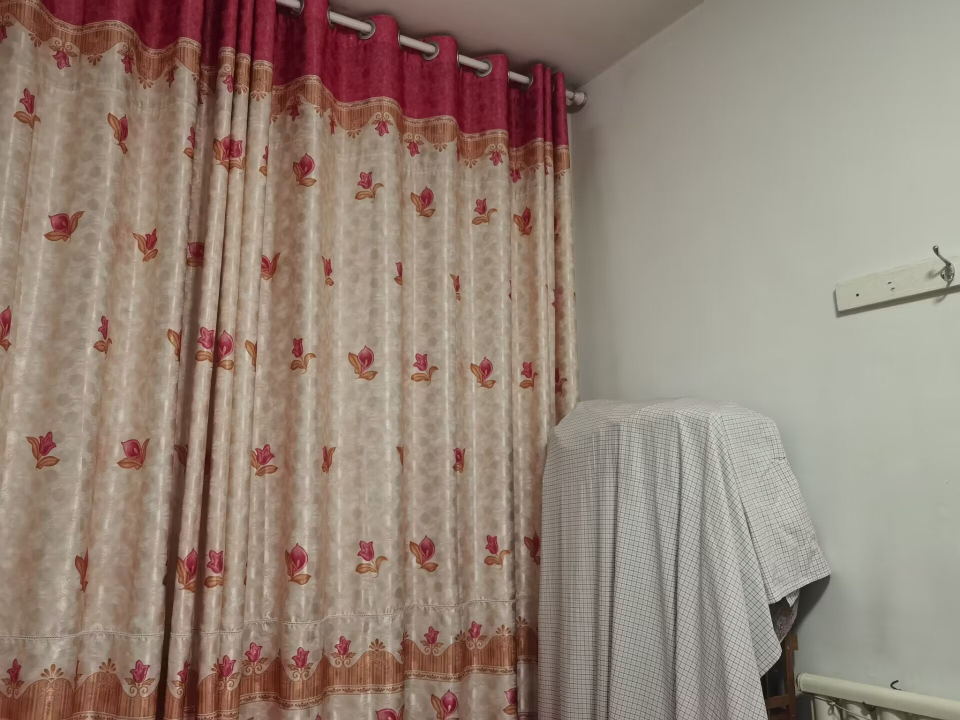
#> input picture C计算机视觉/理论/作业四/exec4/data/1.png, 1920 x 1440 px (shown at 1/2 size)
$ python main.py
#> lines starting #> are read from the running program, lines starting #| are printed output that depends on the picture
### C计算机视觉/理论/作业四/exec4/utils/image_loader.py
import cv2


def load(image1_path='../data/image1.png', image2_path='../data/image2.png'):
    """
    读入两张图片
    :param image1_path: 图1的路径
    :param image2_path: 图2的路径
    :return: 经过pre process的两张图
    """
#> called with image1_path = './data/1.png', image2_path = './data/2.png'
    image1 = cv2.imread(image1_path, cv2.COLOR_BGR2RGB)
#> image1 is the input picture: shape (1440, 1920, 3); mean B, G, R 120, 132.5, 149.7
    image2 = cv2.imread(image2_path, cv2.COLOR_BGR2RGB)
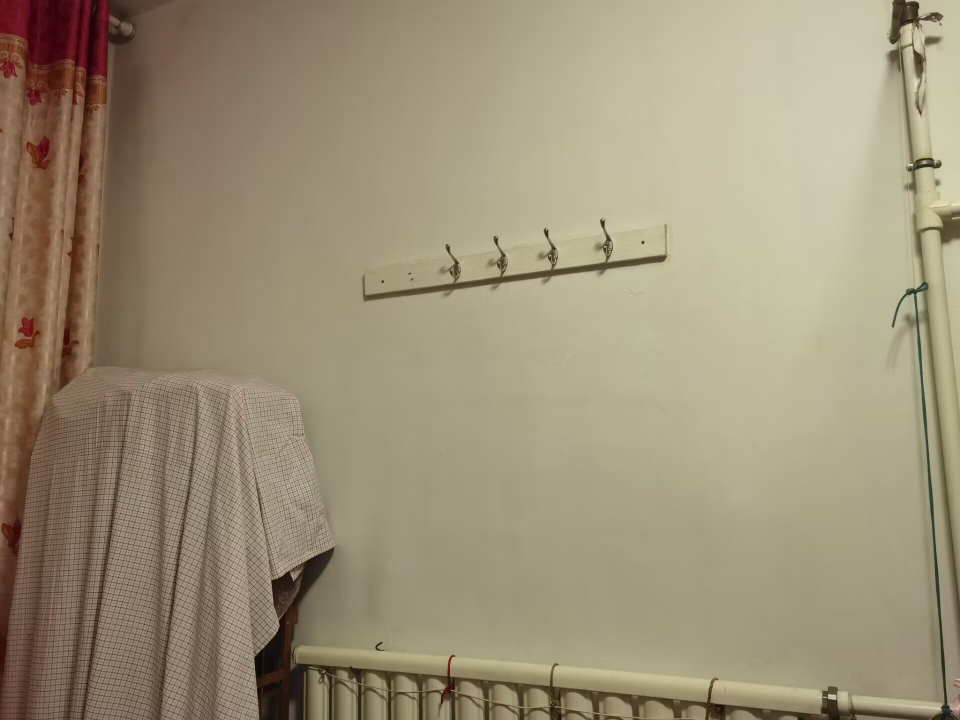
#> input picture C计算机视觉/理论/作业四/exec4/data/2.png, 1920 x 1440 px (shown at 1/2 size)
#> image2 is the input picture: shape (1440, 1920, 3); mean B, G, R 118.8, 144.8, 156.3

    rate = 600 / image1.shape[1]
#> rate = 0.312
    image1 = cv2.resize(image1, (int(rate * image1.shape[1]), int(rate * image1.shape[0])))
#> image1: shape (450, 600, 3)
    image2 = cv2.resize(image2, (image1.shape[1], image1.shape[0]))
#> image2: shape (450, 600, 3)

    top, bottom, left, right = 250, 250, 250, 250
    image1 = cv2.copyMakeBorder(image1, top, bottom, left, right, cv2.BORDER_CONSTANT, value=(0, 0, 0))
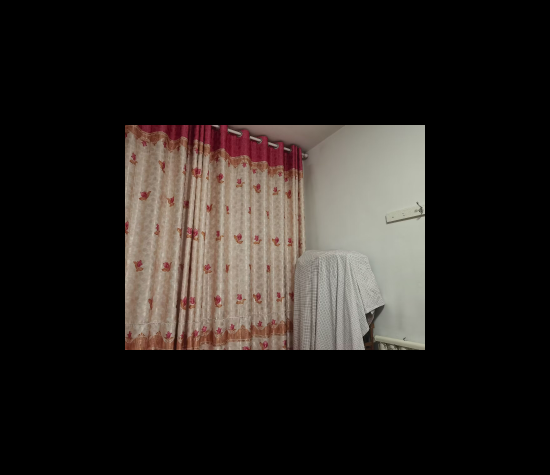
#> image1: shape (950, 1100, 3) (shown at 1/2 size); mean B, G, R 31, 34.2, 38.6
    image2 = cv2.copyMakeBorder(image2, top, bottom, left, right, cv2.BORDER_CONSTANT, value=(0, 0, 0))
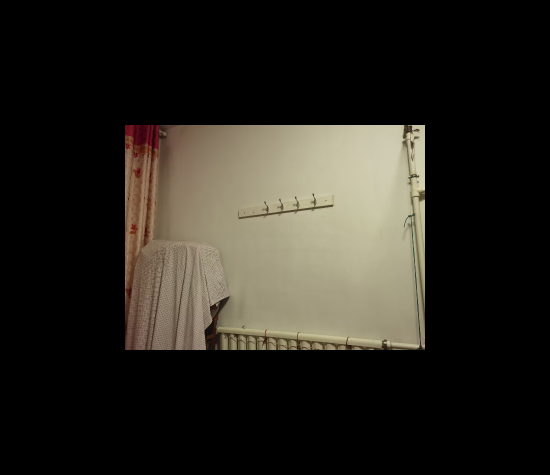
#> image2: shape (950, 1100, 3) (shown at 1/2 size); mean B, G, R 30.7, 37.4, 40.4

    return image1, image2

### C计算机视觉/理论/作业四/exec4/utils/sift_match.py
import cv2
import numpy as np


def sift_match(image1, image2):
    """
    匹配特征点
    :param image1: 图1
    :param image2: 图2
    :return: 特征点组
    """
    sift = cv2.SIFT_create()
    kp1, des1 = sift.detectAndCompute(image1, None)
#> kp1 = 1239 keypoints; strongest (x, y, size): (627, 471, 320.6), (434, 252, 4), (816, 663, 53.5), (847, 436, 5.2)
    kp2, des2 = sift.detectAndCompute(image2, None)
#> kp2 = 498 keypoints; strongest (x, y, size): (622, 452, 315.2), (844, 256, 9.2), (626, 389, 2.3), (840, 261, 17.8)

    FLANN_INDEX_KDTREE = 1
    index = dict(algorithm=FLANN_INDEX_KDTREE, trees=5)
    search = dict(checks=50)
    flann = cv2.FlannBasedMatcher(index, search)
    matches_kp = flann.knnMatch(des1, des2, k=2)
#> matches_kp = 1239 matches

    return kp1, kp2, matches_kp


def get_good_matches(image1, image2, kp1, kp2, matches):
    """
    计算变换矩阵并拼接图像
    :param image1:图1
    :param image2:图2
    :param kp1:图1关键点
    :param kp2:图2关键点
    :param matches: 匹配结果
    :return:图1 配准的图2 匹配结果 拼接图 变换矩阵
    """

    matches_mask = [[0, 0] for _ in range(len(matches))]
    good = []
    for i, (m, n) in enumerate(matches):
        if m.distance < 0.5 * n.distance:
            good.append(m)
            matches_mask[i] = [1, 0]
    draw_params = dict(matchColor=(30, 144, 255),
                       singlePointColor=(255, 97, 0),
                       matchesMask=matches_mask,
                       flags=0)
    image3 = cv2.drawMatchesKnn(image1, kp1, image2, kp2, matches, None, **draw_params)

    MIN_MATCH_COUNT = 10
    if len(good) < MIN_MATCH_COUNT:
        print("Not enough matches are found - {}{}".format(len(good), MIN_MATCH_COUNT))
        return None

    src_pts = np.float32([kp1[m.queryIdx].pt for m in good]).reshape(-1, 1, 2)
    dst_pts = np.float32([kp2[m.trainIdx].pt for m in good]).reshape(-1, 1, 2)
    M, mask = cv2.findHomography(src_pts, dst_pts, cv2.RANSAC, 5.0)
    image2 = cv2.warpPerspective(image2, np.array(M), (image2.shape[1], image2.shape[0]), flags=cv2.WARP_INVERSE_MAP)

    dst = image1.copy()
    for i in range(image2.shape[0]):
        for j in range(image2.shape[1]):
            pix = image2[i, j]
            if pix.any():
                dst[i, j] = pix

    return image1, image2, image3, dst, M

### C计算机视觉/理论/作业四/exec4/utils/blend.py
import cv2
import numpy as np


def blend(src_img, warp_img):
    """
    图像融合
    :param src_img: 图1
    :param warp_img:  图2
    :return:  融合图像
    """

    rows, cols = src_img.shape[:2]
    result = np.zeros([rows, cols, 3], np.uint8)
    left = 0
    right = 0

    # 找到左右重叠区域
    for col in range(0, cols):
        if src_img[:, col].any() and warp_img[:, col].any():
            left = col
            break
    for col in range(cols - 1, 0, -1):
        if src_img[:, col].any() and warp_img[:, col].any():
            right = col
            break

    # 根据权重进行图像融合
    # 根据左右重叠区域进行融合会导致图片中有横向的拼接痕迹
    for row in range(0, rows):
        for col in range(0, cols):
            # src不存在
            if not src_img[row, col].any():
                result[row, col, :] = warp_img[row, col, :]
            # warp_img 不存在
            elif not warp_img[row, col].any():
                result[row, col, :] = src_img[row, col, :]
            # src 和warp都存在，就是交叉区域
            else:
                src_len = float(abs(col - left))
                test_len = float(abs(col - right))
                alpha_1 = src_len / (src_len + test_len)
                result[row, col, :] = src_img[row, col, :] * alpha_1 + warp_img[row, col, :] * (1 - alpha_1)
    return result

### C计算机视觉/理论/作业四/exec4/main.py
import cv2
import time
from utils.blend import blend
from utils.image_loader import load
from utils.sift_match import sift_match
from utils.sift_match import get_good_matches


if __name__ == "__main__":
    image1_path = "./data/1.png"
    image2_path = "./data/2.png"

    # 加载图片
    src_img, warp_img = load(image1_path, image2_path)

    # sift特征点计算与匹配
    start = time.time()
    kp1, kp2, matches = sift_match(src_img, warp_img)
#> matches = 1239 matches
    end = time.time()
    print('特征点计算以及匹配的时间：', end - start)

    # 去除误匹配点、计算变换矩阵并进行拼接
    start = time.time()
    img1, img2, img3, dst, M = get_good_matches(src_img, warp_img, kp1, kp2, matches)
#> in get_good_matches, `matches_mask = [[0, 0] for _ in range(len(matches))]`: matches_mask = 1239 pairs, first value 0 to 0, second value 0 to 0
#> after the loop in get_good_matches, `for i, (m, n) in enumerate(matches):`: good = 32 matches; matches_mask = 1239 pairs, first value 0 to 1, second value 0 to 0
#> in get_good_matches, `draw_params = dict(matchColor=(30, 144, 255), singlePointColor=(255, 9..`: draw_params = 4 items
#> in get_good_matches, `image3 = cv2.drawMatchesKnn(image1, kp1, image2, kp2, matches, None, *..`:
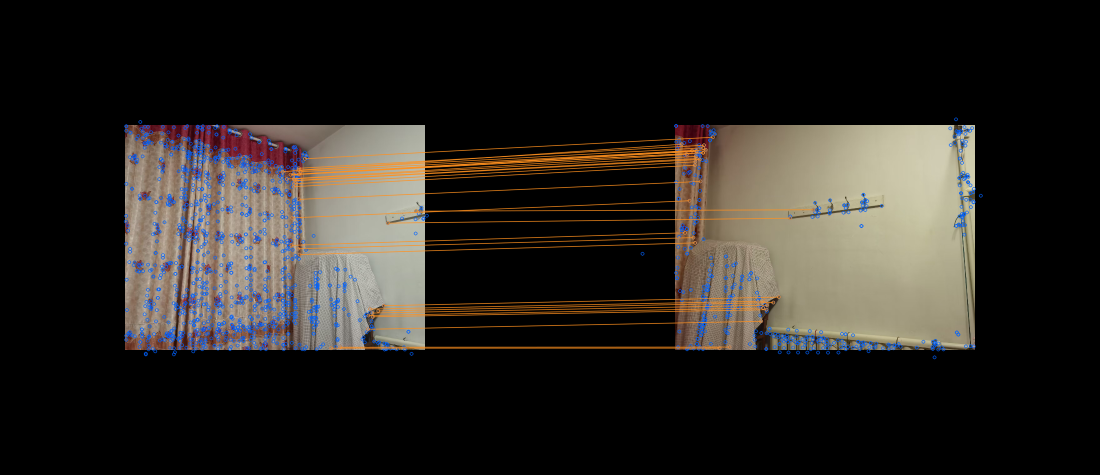
#> image3: shape (950, 2200, 3) (shown at 1/2 size); mean B, G, R 33, 37.1, 40.7
#> in get_good_matches, `src_pts = np.float32([kp1[m.queryIdx].pt for m in good]).reshape(-1, 1..`: src_pts = 32 rows, first 8: [565.1, 342.9], [573.1, 357.5], [580.5, 348.9], [582.5, 490.2], [583.8, 435.2], [587.1, 357.4], [587.2, 372.8], [587.4, 348.4]
#> in get_good_matches, `dst_pts = np.float32([kp2[m.trainIdx].pt for m in good]).reshape(-1, 1..`: dst_pts = 32 rows, first 8: [262.9, 288], [272.9, 308.3], [283.6, 300.7], [269.5, 465.1], [278.4, 401], [291, 312.2], [289.3, 330], [292.5, 301.9]
#> in get_good_matches, `M, mask = cv2.findHomography(src_pts, dst_pts, cv2.RANSAC, 5.0)`: M = [[5.63, -0.553, -2116.5], [2.25, 3.79, -1614.5], [0.0043, -0.000343, 1]]; mask = 32 values from 1 to 1
#> in get_good_matches, `image2 = cv2.warpPerspective(image2, np.array(M), (image2.shape[1], im..`:
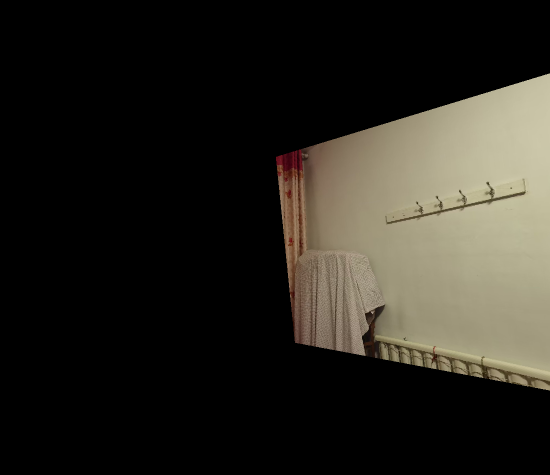
#> image2: shape (950, 1100, 3) (shown at 1/2 size); mean of channels 0, 1, 2 31, 37.8, 40.5; drawn as B, G, R
#> after the loop in get_good_matches, `for i in range(image2.shape[0]):`:
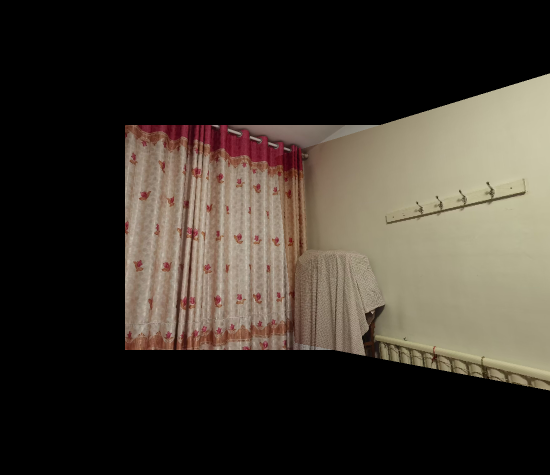
#> dst: shape (950, 1100, 3) (shown at 1/2 size); mean B, G, R 45.8, 54.6, 61.3
    end = time.time()
    print('去除误匹配点、计算变换矩阵并进行拼接的时间：', end - start)
    # 图像融合
    start = time.time()
    res = blend(img1, img2)
#> after the loop in blend, `for row in range(0, rows):`:
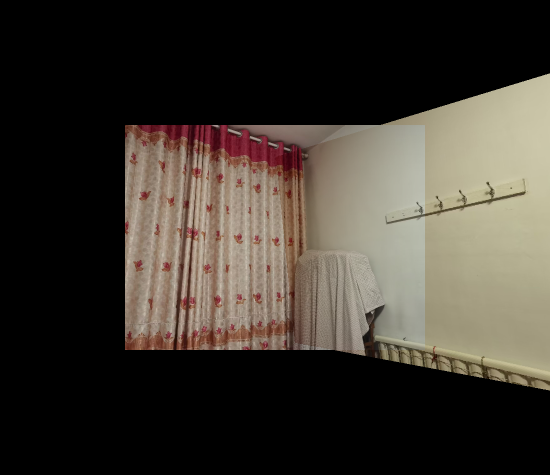
#> result: shape (950, 1100, 3) (shown at 1/2 size); mean of channels 0, 1, 2 48.3, 56.2, 62.2; drawn as B, G, R
    end = time.time()
    print('图像融合时间：', end - start)

    # print
    print("变换矩阵", M)
#| 变换矩阵 [[ 5.63113764e+00 -5.53058369e-01 -2.11653354e+03]
#|  [ 2.25368160e+00  3.78712332e+00 -1.61446553e+03]
#|  [ 4.29990717e-03 -3.42549513e-04  1.00000000e+00]]
    cv2.imshow("splicing", dst)
    cv2.imshow("sift_match", img3)
    cv2.imshow("blend_result", res)
    while True:
        if cv2.waitKey(0) == 27:
#> (key Esc is pressed here)
            break
